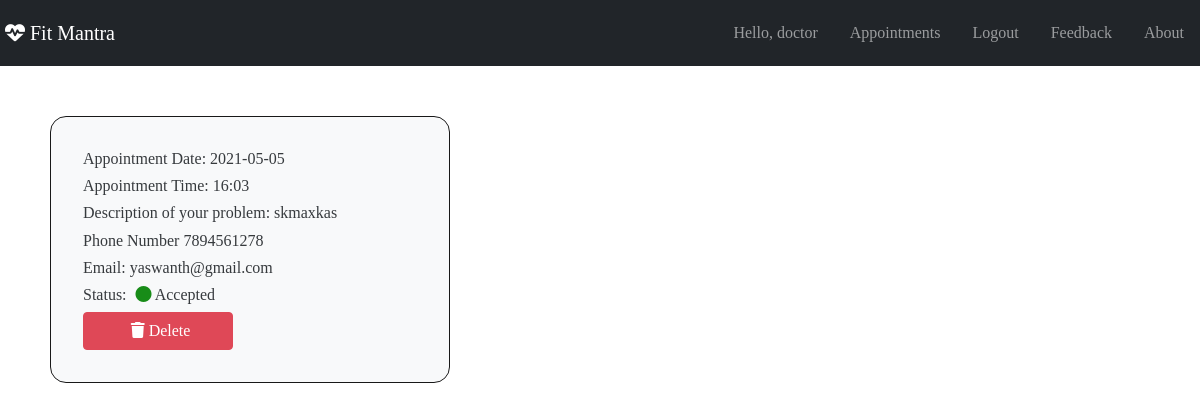
The page / (signed in) on the database its author committed.
### home/models.py (models this page shows)
class Appointments(models.Model):
    user = models.ForeignKey(User, on_delete=models.DO_NOTHING)
    appointment_date = models.TextField()
    appointment_time = models.CharField(max_length=200)
    appointment_description = models.CharField(max_length=100)
    phone_number = models.CharField(max_length=15)
    status = models.IntegerField(default=0)

### home/views.py (the view, shortened to what this page needs)
# urls.py: path('', views.index, name='home'),
def index(request):
    apps = Appointments.objects.filter(status=1)
    return render(request, "home/index.html", {'apps': apps, 'chats': chatList})

### home/templates/home/index.html (shortened to what this page needs)
{% extends "home/base.html" %}
{% block content %}
{% if user.username == "doctor" %}
{% if apps|length > 0 %}
<div class="cls">
{% for app in apps %}
 <div class="card app bg-light">
    <h6>Appointment Date:  {{ app.appointment_date }}</h6>
    <h6>Appointment Time:  {{ app.appointment_time }}</h6>
    <h6>Description of your problem:  {{ app.appointment_description }}</h6>
    <h6>Phone Number  {{ app.phone_number }}</h6>
    <h6>Email:  {{ app.user.email }}</h6>
    <h6>Status: <i class="fas fa-circle"  {% ifequal app.status  1 %} style=" color: green;" {% endifequal %}  ></i> {% ifequal app.status  1 %} Accepted {% endifequal %} </h6>
    <form action="" method="POST" class="del">
   <button class="btn btn-danger"><i class="fas fa-trash"></i> Delete</button>
  </form>
</div>
{% endfor %}
</div>
{% else %}
<h1>No Accepted appointments</h1>
{% endif %}
{% endif %}
{% endblock %}

### home/templates/home/base.html (shortened to what this page needs)
{% load static %}
<!DOCTYPE html>
<head>
  <link href="https://cdn.jsdelivr.net/npm/bootstrap@5.0.0-beta3/dist/css/bootstrap.min.css" rel="stylesheet">
</head>
<body>
<nav class="navbar navbar-expand-lg navbar-dark bg-dark">
  <div class="d-flex flex-grow-1">
      <a class="navbar-brand d-none d-lg-inline-block" href="{% url 'home'%}"><i class="fas fa-heartbeat"></i> Fit Mantra </a>
  </div>
  <div class="collapse navbar-collapse flex-grow-1 text-right" id="navbar">
      <ul class="navbar-nav ms-auto flex-nowrap">
          {% if user.is_authenticated %}
              <li class="nav-item">
                <span class="nav-link m-2 menu-item nav-active fon" >Hello, {{ user.username }}</span>
              </li>
              {% if user.username == "doctor" %}
              <li class="nav-item active">
                <a class="nav-link m-2 menu-item nav-active fon" aria-current="page" href="{% url 'doctor' %}">Appointments</a>
              </li>
              {% endif %}
              <li class="nav-item active">
                <a class="nav-link m-2 menu-item nav-active fon log" href="{% url 'logout' %}">Logout</a>
              </li>
              <li class="nav-item active">
                <a class="nav-link m-2 menu-item nav-active fon log" href="{% url 'feedback' %}">Feedback</a>
              </li>
              {% endif %}
              <li class="nav-item active">
                <a class="nav-link m-2 menu-item nav-active fon log" href="{% url 'about' %}">About</a>
              </li>
      </ul>
  </div>
</nav>
    {% block content %}{% endblock %}
</body>
</html>

### home/templates/home/base.html (style rules this page uses)
body, #txt, #hide { font: inherit; margin: 0; padding: 0; }
.btn { width: 150px; }
.card { padding: 30px; max-width: 400px; margin: auto; margin-top: 10px; opacity: 0.9; }
.fas { margin-left: 5px; }
.cls { padding: 50px; display: grid; grid-template-columns: repeat(auto-fit, minmax(300px, 1fr)); grid-gap: 1rem; }
.app { display: flex; flex-flow: column; padding: 2rem; margin: 0; border: 1px solid black; border-radius: 1rem; }
.del { margin-top: auto; }
body { background: url("https://www.kindpng.com/picc/m/267-2676363_clip-art-fitness-logos-images-fitness-logo-free.png"); background-size: cover; }

### rows shown on the page
Appointments: appointment_date "2021-05-05", appointment_time "16:03", appointment_description "skmaxkas", phone_number "7894561278", user.email "yaswanth@gmail.com", status 1 (drawn)

### other values the page prints
{{ user.username }} "doctor"
